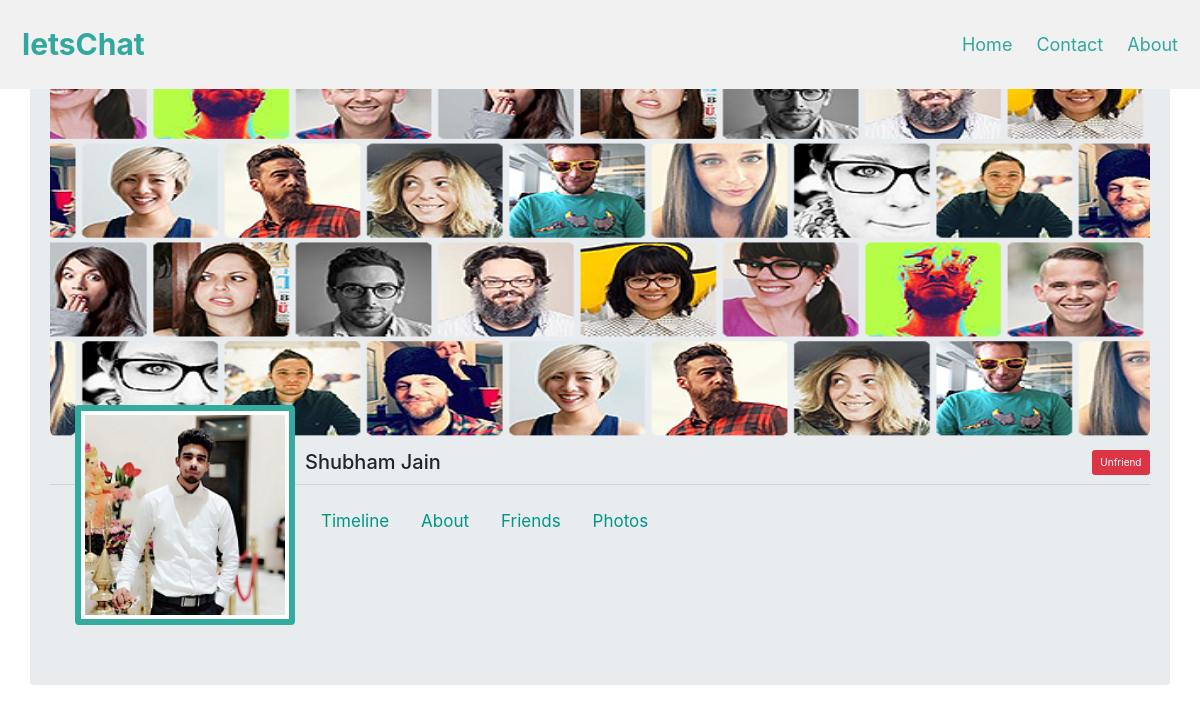
The page /profile/shubham31/ (signed in) on the database as committed earlier.
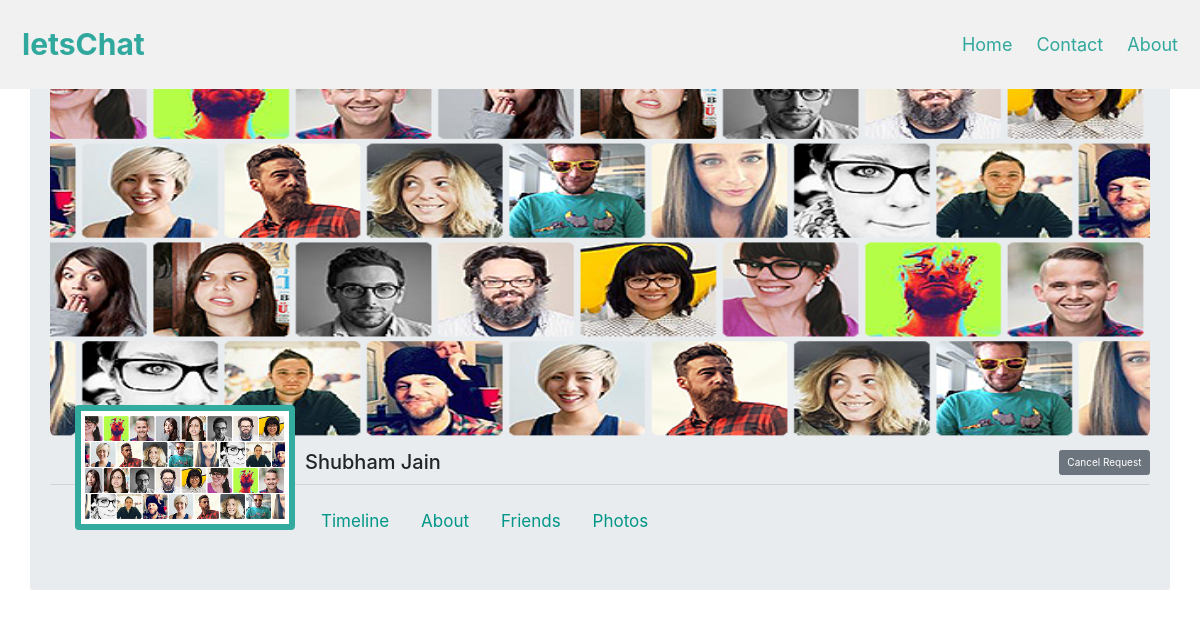
The same page on the database as committed later.
### App/models.py (models this page shows, shortened)
class userRegistration(models.Model):
    userId = models.CharField(max_length=50,default='')
    userName = models.CharField(max_length=50,default='')
    firstName = models.CharField(max_length=50,default='')
    lastName = models.CharField(max_length=50,default='')
    mobile = models.CharField(max_length=10,default='')
    emailAddress = models.CharField(max_length=50,default='')
    password = models.CharField(max_length=100,default='')
    profilePic = models.ImageField(upload_to='media',default='media/profile.jpeg')
    coverPic = models.ImageField(upload_to='media',default='media/cover.jpg')
    quote = models.CharField(max_length=1000,default='',blank=True)
    dOB = models.CharField(max_length=20,default='',blank=True)
    gender = models.CharField(max_length=10,default='',blank=True)
    countryName = models.CharField(max_length=100,default='',blank=True)
    cityName = models.CharField(max_length=100,default='',blank=True)
    currentEducation = models.CharField(max_length=100,default='',blank=True)
    educationStartYear = models.CharField(max_length=10,default='',blank=True)
    educationEndYear = models.CharField(max_length=10,default='',blank=True)
    companyName = models.CharField(max_length=100,default='',blank=True)
    companyPosition = models.CharField(max_length=100,default='',blank=True)
    companyCity = models.CharField(max_length=50,default='',blank=True)
    companyDescription = models.CharField(max_length=1000,default='',blank=True)

### App/views.py (the view)
# urls.py: path("profile/",views.searchProfile,name="searchProfile"),
def profile(request,user):
	profileId = user
	profileDetail = userRegistration.objects.filter(userId=user)
	userPic = userRegistration.objects.get(userId=request.session['user']).profilePic
	if Friend_Requests.objects.filter(receiver=profileId,sender=request.session['user']):
		isRequest = True
		isRequested = False
	elif Friend_Requests.objects.filter(receiver=request.session['user'],sender=profileId):
		isRequested = True
		isRequest = False
	else:
		isRequest = False
		isRequested = False
	friends = AllFriends.objects.get(userId=request.session['user']).Friends
	if profileId in friends:
		isFriend = True
	else:
		isFriend = False
	request.session['Watchprofile'] = profileId
	params = {'user':profileDetail,'currentUserId':request.session['user'],'currentUserFullName':request.session['name'],
		'currentUserPic':userPic.url,'isFriend':isFriend,'isRequest':isRequest,'isRequested':isRequested}
	return render(request,'Profile1.html',params)

### App/templates/Profile1.html (shortened to what this page needs)
<!DOCTYPE html>
<html>
<head>
  {%load static%}
    <link rel="stylesheet" href="https://stackpath.bootstrapcdn.com/bootstrap/4.4.1/css/bootstrap.min.css">
    <link rel="stylesheet" href="https://maxcdn.bootstrapcdn.com/bootstrap/3.4.0/css/bootstrap.min.css">
    <link rel="stylesheet" href="https://pro.fontawesome.com/releases/v5.10.0/css/all.css"/>
<link rel="stylesheet" href="https://stackpath.bootstrapcdn.com/bootstrap/4.4.1/css/bootstrap.min.css">
</head>
<body>
<div id="navbar">
  <a href="/" id="logo">letsChat</a>
  <div id="navbar-right">
    <a class="active" href="#home">Home</a>
    <a href="#contact">Contact</a>
    <a href="#about">About</a>
  </div>
</div>
<div>
{% for data in user %}
    <div class="container jumbotron">
        <div class="fb-profile">
            <img align="left" class="fb-image-lg" src="{{data.coverPic.url}}" alt="Profile image example" />
            <img align="left" class="fb-image-profile thumbnail" src="{{data.profilePic.url}}" alt="Profile image example" id="avtar" style="border:6px solid rgba(0, 150, 136, 0.8)";/>
            <div class="fb-profile-text">
                {% if isFriend %}
                <input type="button" onclick="request();" name="" value="Unfriend" id="addbtn" class="btn btn-danger pull-right"  style="display:block;">
                {% elif isRequest %}
                <input type="button"  name="" value="Cancel Request" id="addbtn" class="btn btn-secondary pull-right"  style="display:block;">
                {% elif isRequested %}
                <input type="button" onclick="request();" name="" value="Confirm Request" id="addbtn" class="btn btn-success pull-right"  style="display:block;">
                {% else %}
                <input type="button" name="" value="Add Friend" id="addbtn" class="btn btn-danger pull-right"  style="display:none;" >
                {% endif %}
                <h2 id="headerName">{{data.firstName}} {{data.lastName}}</h2>
            </div>
            <hr>
            <div class="tab">
              <button class="tablinks" onclick="openCity(event, 'Timeline')">Timeline</button>
              <button class="tablinks" onclick="openCity(event, 'About')">About</button>
              <button class="tablinks" onclick="openCity(event, 'Friends')">Friends</button>
              <button class="tablinks" onclick="openCity(event, 'Photos')">Photos</button>
            </div>
          </div>
{% endfor %}
</div>
</body>
</html>

Rows that differ between the two databases and show on the page:
changed userRegistration "Shubham": profilePic: a different picture; value "Unfriend" → "Cancel Request"
